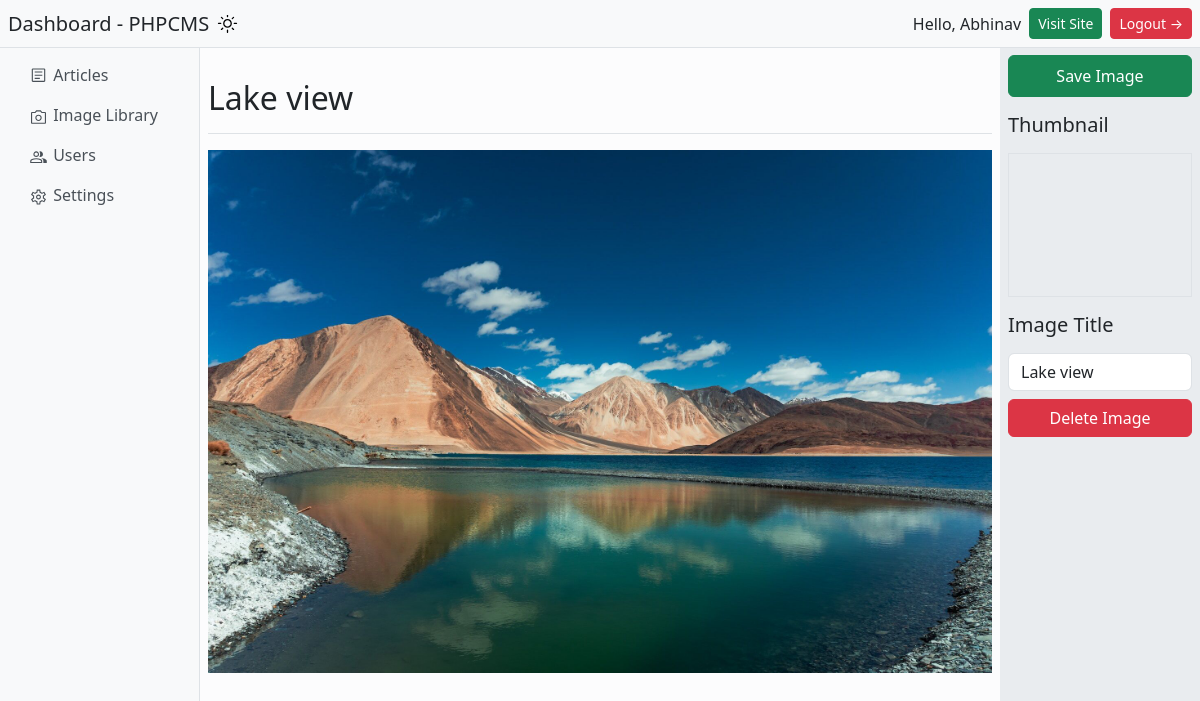
The page /app/public/admin/edit-image.php?id=80 (signed in) on the database its author committed.
### tables this page shows
CREATE TABLE `images` (
  `id` int(11) NOT NULL AUTO_INCREMENT,
  `title` varchar(255) DEFAULT NULL,
  `file_name` varchar(255) DEFAULT NULL,
  `type` varchar(255) DEFAULT NULL,
  `upload_date` date DEFAULT NULL,
  `folder_path` varchar(255) DEFAULT NULL,
  `author` varchar(255) DEFAULT NULL,
  PRIMARY KEY (`id`)
);

### app/inc/settingsClass.php (called while the page is built, shortened)
<?php
class Settings {
    public function __construct(Database $database) {
        $this->database = $database;
    }
}

### app/inc/databaseClass.php (called while the page is built, shortened)
<?php
class Database {
    private $hostname = "mysql";
    private $db_name = "phpcms";
    private $db_user = "abhinav";
    private $db_password = "password";
    public function db_connect() {
        $this->con = NULL;
        try {
            $this->con = new PDO("mysql:host=" . $this->hostname . ";dbname=" . $this->db_name, $this->db_user, $this->db_password);
        }
        catch (PDOException $e) {
            echo $e->getMessage();
        }
        return $this->con;
    }
}

### app/inc/imageClass.php (called while the page is built, shortened)
<?php
class Image {
    private $con;
    public function __construct(Database $database, Settings $settings) {
        $this->database = $database;
        $this->con = $this->database->db_connect();
    }
    public function get_image($id) {
        $id = (int)$id;
        try {
            $stmt = $this->con->prepare("SELECT * FROM images WHERE id = :id");
            $stmt->bindParam(":id", $id, PDO::PARAM_INT);
            $stmt->execute();
            $result = $stmt->fetch(PDO::FETCH_ASSOC);
            if(!empty($result)) {
                return ["status" => true, "result" => $result];
            }
            else {
                return ["status" => false, "result" => "Error fetching image"];
            }
        }
        catch(PDOException $e) {
            return ["status" => false, "result" => $e->getMessage()];
        }
    }
}

### app/public/admin/edit-image.php (the view, shortened to what this page needs)
<?php
include('inc/functions.php');
require_once '../../inc/databaseClass.php';
require_once '../../inc/imageClass.php';
require_once '../../inc/settingsClass.php';
$database = new Database();
$settings_obj = new Settings($database);
$image_obj = new Image($database, $settings_obj);
if(isset($_GET['id'])) {
    $id = (int)$_GET['id'];
    $get_image = $image_obj->get_image($id);
    if($get_image["status"]) {
        $current_image = $get_image["result"];
        $thumbnail = get_home_url() .
                    "/uploads/thumbnails/" .
                    $current_image['folder_path'] ."/" .
                    $current_image['file_name'];
    }
    else {
        echo $get_image["result"];
        exit();
    }
}
else {
    echo "Invalid request";
    exit();
}
?>
<div class="container-fluid text-left">
    <div class="row position-relative">
        <div class="editor-middle flex-grow-1 col-md-8 position-relative px-2 editor-center max-vh-90 overflow-y-scroll bg-light-subtle">
            <h1 class="fs-2 pb-3 pt-3 border-bottom mb-3">
                <?php
                echo $current_image['title'] ? $current_image['title'] : $current_image['file_name'];
                ?>
            </h1>
            <img src="../uploads/fullsize/<?= $current_image['folder_path'] ?>/<?= $current_image['file_name'] ?>" alt="" class="w-100">
        </div>
        <div class="col-md-2 editor-sidebar sidebar min-vh-100 bg-body-secondary p-2 position-relative">
            <button class="px-2 py-2 mb-2 w-100 btn btn-success" id="save-image-button">
                Save Image
            </button>
            <h3 class="fs-5 border-b py-2 mb-2">Thumbnail</h3>
            <div class="border mb-2 sidebar-thumbnail">
                <span style="background-image: url(<?= $thumbnail ?>)"></span>
            </div>
            <h3 class="fs-5 border-b py-2 mb-2">Image Title</h3>
            <input type="text" name="image-title" id="image-title" class="form-control" value="<?= $current_image['title'] ?>">
            <button class="btn btn-danger w-100 mt-2" id="delete-image-button" data-image-id="<?= $current_image['id'] ?>">
                Delete Image
            </button>
        </div>
    </div>
</div>

### app/public/admin/assets/custom.css (style rules this page uses)
.sidebar-thumbnail { position: relative; height: 9rem; }
.featured-image-selector>span, .sidebar-thumbnail>span { display: block; position: absolute; top: 0; bottom: 0; right: 0; left: 0; background-position: center center; background-repeat: no-repeat; background-size: cover; }
.sidebar, .editor-middle, .editor-sidebar { position: relative; top: 47px; }
.editor-middle { padding-top: 1rem; }

### rows shown on the page
images: title "Lake view", folder_path+file_name (picture), image-title "Lake view"

### other values the page prints
$_SESSION['first_name'] "Abhinav"
